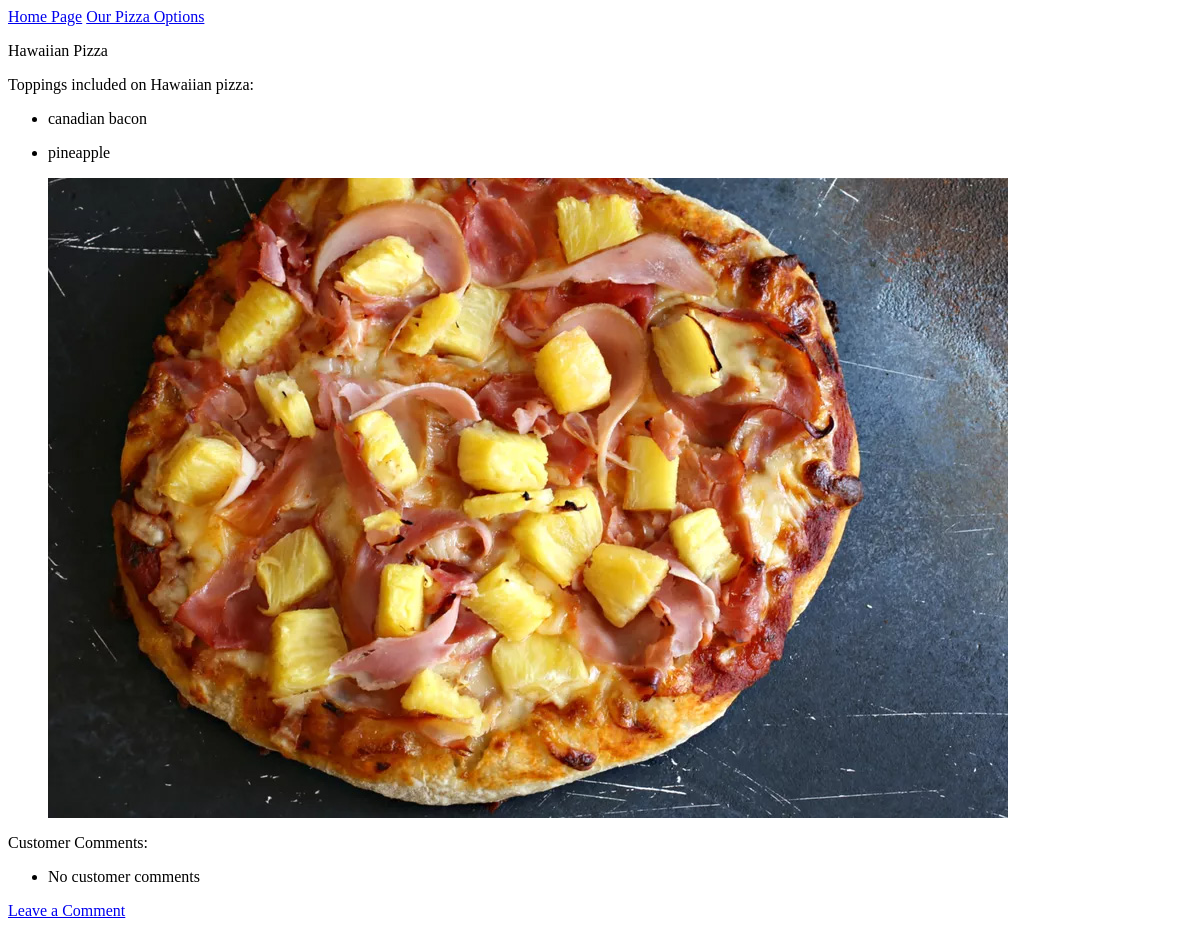
Page /pizzas/1/ on the earlier database version.
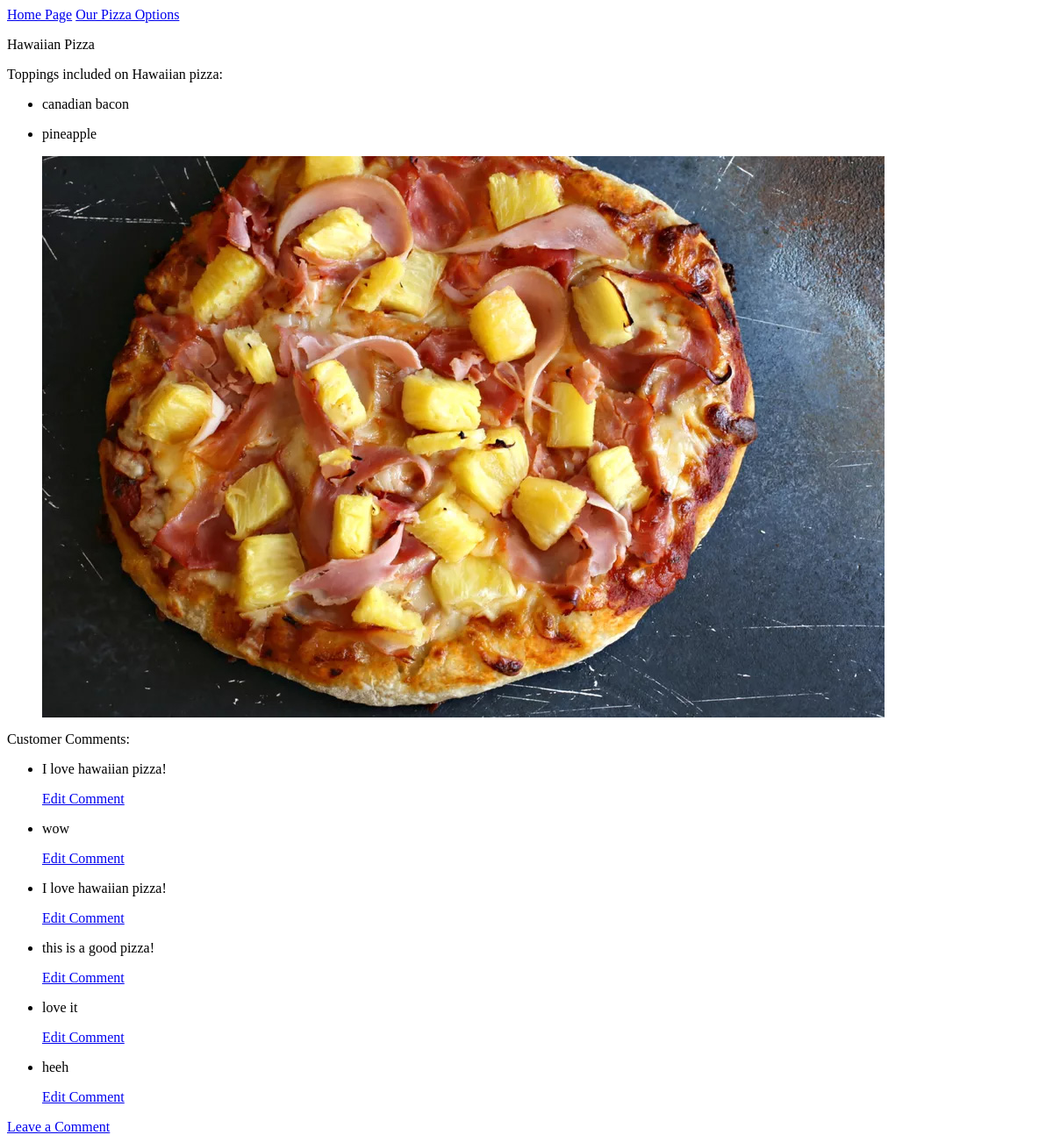
Same page on the later database version.
### pizza/models.py (models this page shows, shortened)
class Pizza(models.Model):
    name = models.CharField(max_length=200)
    date_added = models.DateTimeField(auto_now_add=True)
    def __str__(self):
        return self.name

class Topping(models.Model):
    pizza = models.ForeignKey(Pizza, on_delete=models.CASCADE)
    name = models.TextField()
    date_added = models.DateTimeField(auto_now_add=True)
    class Meta:
        verbose_name_plural = 'toppings'

class Comments(models.Model):
    pizza = models.ForeignKey(Pizza, on_delete=models.CASCADE)
    comment = models.CharField(max_length=200)
    def __str__(self):
        return self.comment

### pizza/views.py (the view)
# urls.py: path('', include('pizza.urls')),
def pizza(request, pizza_id):
    pizza = Pizza.objects.get(id=pizza_id)
    toppings = pizza.topping_set.all()
    comments = pizza.comments_set.all()
    context = {'pizza':pizza, 'toppings':toppings, 'comments':comments}
    return render(request, 'pizza/pizza.html', context)

### pizza/templates/pizza/pizza.html
{% extends "pizza/base.html" %}
{% load static %}
{% block content %}
<p>{{pizza}} Pizza</p>
<p>Toppings included on {{pizza}} pizza:</p>
<ul>
    {%for topping in toppings %}
    <li>
        <p>{{topping.name|linebreaks }}</p>
    </li>
    {% empty %}
    <li>There are no listed toppings for this pizza.</li>
    {% endfor %}
    {% if pizza.id == 1 %}
    <img src="{% static 'pizza/images/hawaiian2.jpg'%}">
    {% else %}
    <img src="{% static 'pizza/images/meatlovers.jpg'%}">
    {% endif %}
</ul>
<p>Customer Comments:</p>
<ul>
    {% for comment in comments %}
    <li>
        <p>{{comment|linebreaks}}</p>
        <p>
            <a href="{% url 'pizza:edit_comment' comment_id %}">Edit Comment</a>
        </p>
    </li>
    {% empty %}
    <li>No customer comments</li>
    {% endfor %}
</ul>
<a href="{% url 'pizza:new_comment' pizza.id %}">Leave a Comment</a>
{% endblock content %}

### pizza/templates/pizza/base.html
<p>
    <a href="{% url 'pizza:index' %}">Home Page</a>
    <a href="{% url 'pizza:pizzas' %}">Our Pizza Options</a>
</p>
{% block content %} {% endblock content %}

Differences in the rows shown:
added Comments: comment "I love hawaiian pizza!"
added Comments: comment "wow"
added Comments: comment "I love hawaiian pizza!"
added Comments: comment "this is a good pizza!"
added Comments: comment "love it"
added Comments: comment "heeh"
Other differences:
text no longer shown: "No customer comments"
